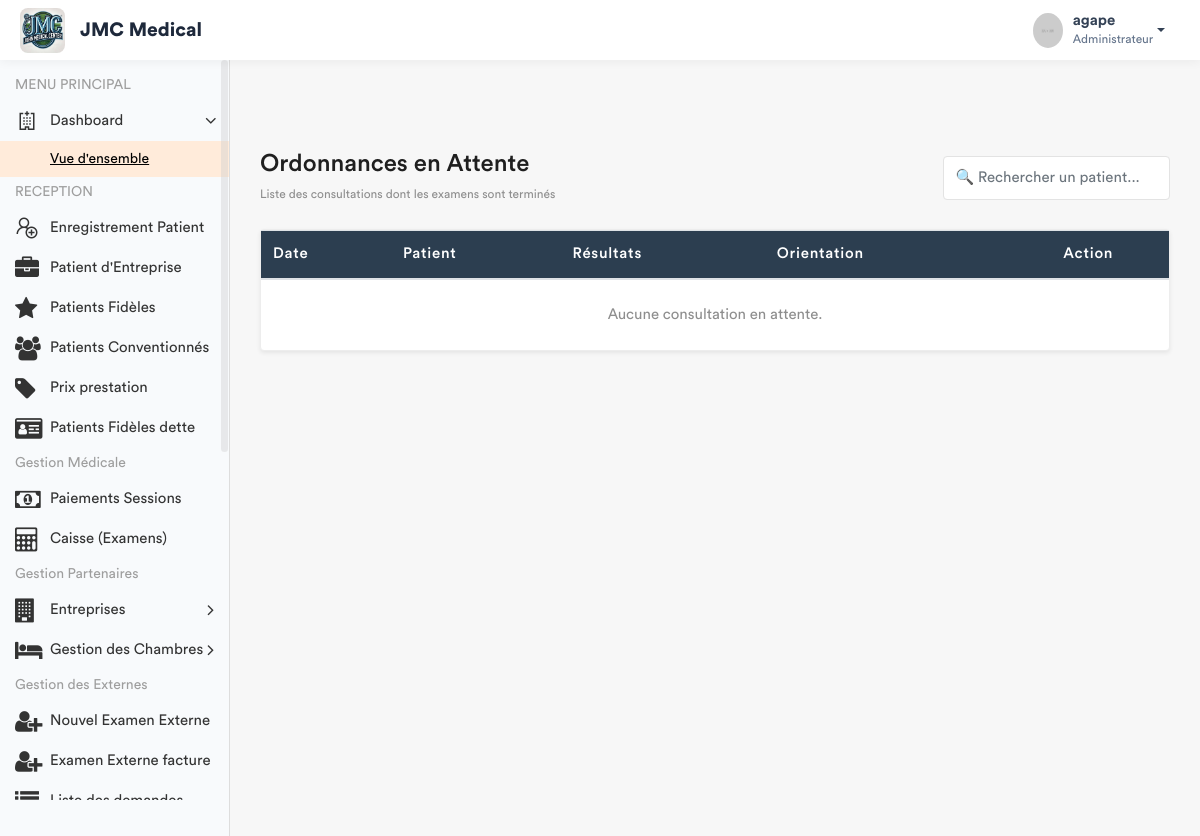
Page /medecin/salle-d-attente/ (signed in) on the earlier database version.
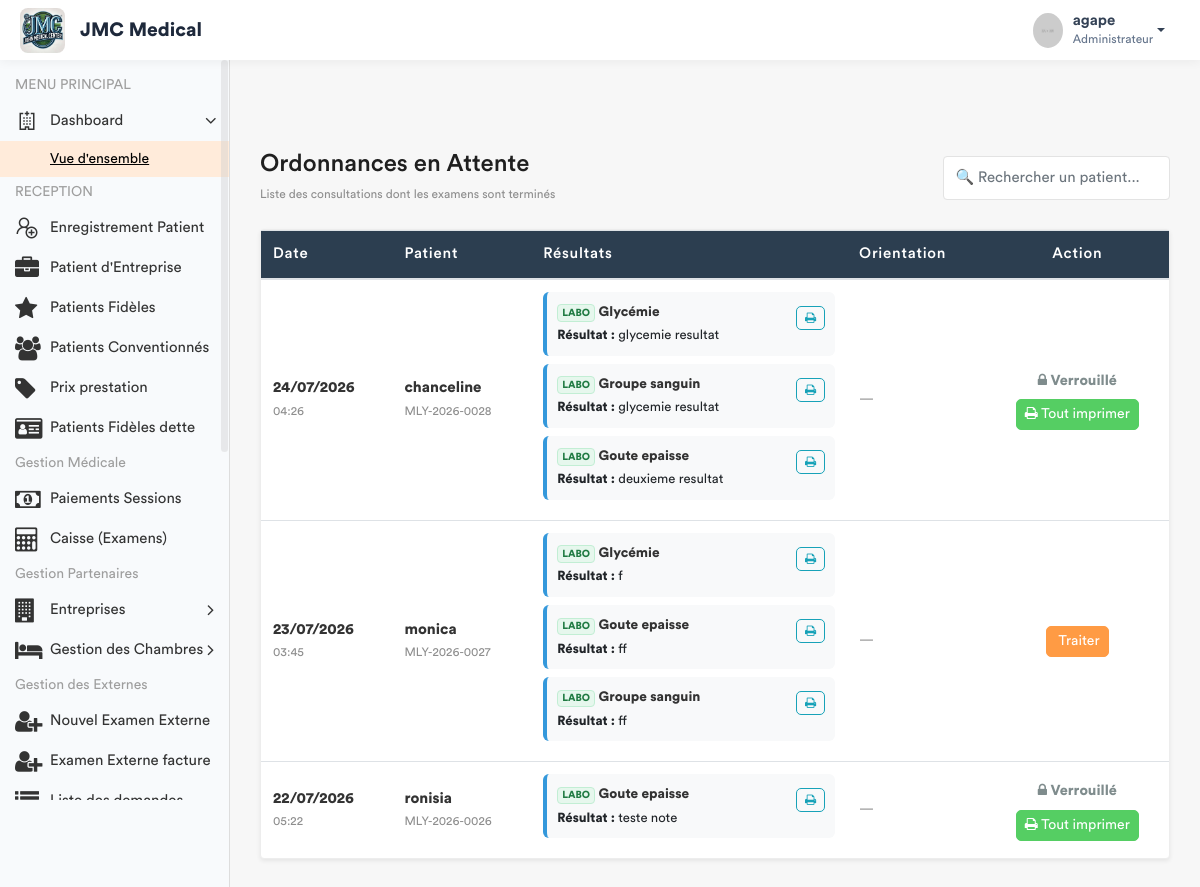
Same page on the later database version.
### app/models.py (models this page shows, shortened)
class Consultation(models.Model):
    triage = models.OneToOneField(SigneVital, db_index=True, on_delete=models.CASCADE)
    medecin = models.ForeignKey(settings.AUTH_USER_MODEL, on_delete=models.SET_NULL, null=True)
    motif_consultation = models.TextField(verbose_name="Motif")
    antecedent = models.CharField(max_length  = 255 , null = True , blank = True)
    histoire_maladie = models.TextField(verbose_name="Histoire de la maladie")
    examen_physique = models.TextField(verbose_name="Examen physique")
    complement_d_anamnese = models.CharField(max_length=200, null=True)
    hypothese_diagnostique = models.TextField(verbose_name="Hypothèse diagnostique")
    date_creation = models.DateTimeField(default=timezone.now)
    consultation_payee = models.BooleanField(default=False, verbose_name="Consultation payée")
    session = models.OneToOneField(SessionSoins, on_delete=models.CASCADE, null=True)
    hopital = models.ForeignKey(Hopital , on_delete= models.SET_NULL , null = True)
    diagnostic_final = models.TextField(blank=True, null=True)

class SigneVital(models.Model):
    patient = models.ForeignKey(Patient, on_delete=models.CASCADE)
    temperature = models.DecimalField(max_digits=4, decimal_places=1)
    poids = models.DecimalField(max_digits=5, decimal_places=2)
    tension_arterielle = models.CharField(max_length=10)
    frequence_cardiaque = models.IntegerField()
    frequence_respiratoire = models.IntegerField(null=True, blank=True)
    saturation_oxygene = models.IntegerField(null=True, blank=True)
    date_prelevement = models.DateTimeField(default=timezone.now)
    infirmier = models.ForeignKey(User, on_delete=models.SET_NULL, null=True)
    est_consulte = models.BooleanField(default=False)
    session = models.ForeignKey(SessionSoins, on_delete=models.CASCADE, related_name='signes_vitaux', null=True)
    hopital = models.ForeignKey(Hopital , on_delete= models.SET_NULL , null = True)

class Patient(models.Model):
    TYPE_CHOICES = [
        ('SIMPLE', 'Patient Simple'),
        ('FIDELE', 'Patient Fidèle'),
        ('CONVENTIONNE', 'Patient Conventionné'),
    ]
    code_patient = models.CharField(max_length=20, unique=True, editable=False)
    noms = models.CharField(max_length=100)
    service = models.ForeignKey('Service', on_delete=models.PROTECT, related_name='patients', null=True)
    sexe = models.CharField(max_length=1, choices=[('M', 'Masculin'), ('F', 'Féminin')])
    age = models.CharField(max_length=30)
    adresse = models.TextField()
    telephone = models.CharField(max_length=20)
    hopital = models.ForeignKey(Hopital , on_delete=models.SET_NULL , related_name= 'patient_hopital', null = True)
    type_patient = models.CharField(max_length=15, choices=TYPE_CHOICES, default='SIMPLE')
    a_carte_fidelite = models.BooleanField(default=False, verbose_name="Possède carte de fidélité")
    entreprise = models.ForeignKey(
        'Entreprise',
        on_delete=models.SET_NULL,
        null=True,
        blank=True,
        related_name='patients',
        verbose_name="Entreprise (si conventionné)"
    )
    fiche_payee = models.BooleanField(default=False)
    created_by = models.ForeignKey(User, on_delete=models.SET_NULL, null=True, related_name='patients_crees')
    date_creation = models.DateTimeField(auto_now_add=True)
    date_modification = models.DateTimeField(auto_now=True)

class DemandeExamen(models.Model):
    STATUT = [
        ('EN_ATTENTE', 'En attente'),
        ('TERMINE', 'Terminé'),
        ('ANNULE', 'Annulé'),
    ]
    consultation = models.ForeignKey('Consultation', related_name='examens', on_delete=models.CASCADE)
    prestation = models.ForeignKey('Prestation', on_delete=models.PROTECT)
    indication = models.TextField(blank=True, help_text="Note du médecin pour le technicien")
    resultat = models.TextField(blank=True, null=True)
    image_resultat = models.ImageField(upload_to='resultats_examens/', blank=True, null=True)
    technicien = models.ForeignKey(
        settings.AUTH_USER_MODEL,
        related_name='examens_realises',
        on_delete=models.SET_NULL,
        null=True,
        blank=True
    )
    statut = models.CharField(max_length=20, choices=STATUT, default='EN_ATTENTE')
    date_demande = models.DateTimeField(default=timezone.now)
    date_realisation = models.DateTimeField(null=True, blank=True)
    quantite = models.PositiveIntegerField(default=1)
    hopital = models.ForeignKey(Hopital , on_delete= models.SET_NULL , null = True)

class Prestation(models.Model):
    CATEGORIES = [
        ('ADM', 'Administratif'),
        ('CONS', 'Consultation'),
        ('LABO', 'Laboratoire'),
        ('SOIN', 'Soins'),
        ('ECHO', 'Échographie'),
        ('RADIO', 'Radiologie'),
        ('SCAN', 'Scanner'),
        ('IRM', 'IRM'),
        ('CARDIO', 'Cardiographie'),
        ('GYNECO', 'Gynécographie'),
        ('ONCO', 'Oncologie'),
        ('ORTHO', 'Orthopédie'),
        ('DERMA', 'Dermatologie'),
        ('OPHTA', 'Ophtalmologie'),
        ('PSY', 'Psychiatrie'),
        ('KINE', 'Rééducation / Kinésithérapie'),
        ('MED', 'Acte Médical'),
        ('CHIR', 'Acte Chirurgical'),
        ('CONS_MAT', 'Consultation Maternité'),
        ('MAT', 'Forfait Maternité / Accouchement'),
    ]
    libelle = models.CharField(max_length=200, verbose_name="Libellé")
    categorie = models.CharField(max_length=10, choices=CATEGORIES, verbose_name="Catégorie")
    prix = models.DecimalField(max_digits=10, decimal_places=2, default=Decimal('0.00'), verbose_name="Prix (CDF)")
    hopital =  models.ForeignKey(Hopital, on_delete= models.SET_NULL , null = True , related_name = 'hopital_prestation')
    valeur_normale = models.CharField(
        max_length=150, blank=True, null=True,
        verbose_name="Valeur Normale / Référence (Labo uniquement)",
        help_text="Ex: 70-110 mg/dl, Négatif, etc."
    )
    class Meta:
        verbose_name = "Prestation"
        verbose_name_plural = "Prestations"

### app/views.py (the view, shortened to what this page needs)
# urls.py: path('medecin/salle-d-attente/', views.liste_attente_ordonnance_view, name='liste_attente_medecin'),
@login_required
def liste_attente_ordonnance_view(request):
    role = Fonction.objects.select_related('hopital', 'fonctionKey').filter(userKey=request.user).first()
    hopital_user = role.hopital if role else None
    fonctionKey = role.fonctionKey.roleName if role and role.fonctionKey else None
    if not hopital_user:
        messages.error(request, "Votre compte n'est rattaché à aucun hôpital.")
        return redirect('enregistrement_patient')
    consultations_en_attente = Consultation.objects.filter(
        examens__statut='TERMINE',
        triage__patient__hopital=hopital_user
    ).prefetch_related(
        'examens__prestation',
        'ordonnance_set'
    ).distinct().order_by('-date_creation')
    for c in consultations_en_attente:
        c.ordonnance_existante = c.ordonnance_set.exists()
        c.examens_termines = c.examens.filter(statut='TERMINE')
    lits_disponibles = Lit.objects.filter(
        est_occupe=False,
        hopital=hopital_user
    ).select_related('chambre').order_by('nom_lit')
    return render(request, 'back-end/medecin/liste_attente.html', {
        'consultations_en_attente': consultations_en_attente,
        'lits_disponibles': lits_disponibles,
        'fonctionKey': fonctionKey,
        'now': timezone.now(),
    })

### app/templates/back-end/medecin/liste_attente.html (shortened to what the changed rows need)
{% load static %}
<!DOCTYPE html>
<html lang="fr">
<head>
    {% include 'back-end/includes/css.html' %}
</head>
<body>
    <div class="main-wrapper">
        <div class="page-wrapper">
            <div class="content container-fluid">
                <div class="card shadow-sm">
                    <div class="card-body p-0">
                        <div class="table-responsive">
                            <table class="table table-hover mb-0" id="tablePatients">
                                <thead style="background: #2c3e50; color: white;">
                                    <tr>
                                        <th>Date</th>
                                        <th>Patient</th>
                                        <th>Résultats</th>
                                        <th>Orientation</th>
                                        <th class="text-center">Action</th>
                                    </tr>
                                </thead>
                                <tbody>
                                    {% for c in consultations_en_attente %}
                                    <tr>
                                        <td class="align-middle">
                                            <strong>{{ c.date_creation|date:"d/m/Y" }}</strong><br>
                                            <small class="text-muted">{{ c.date_creation|date:"H:i" }}</small>
                                        </td>
                                        <td class="align-middle">
                                            <strong>{{ c.triage.patient.noms }}</strong><br>
                                            <small class="text-muted">{{ c.triage.patient.code_patient }}</small>
                                        </td>
                                        <td class="align-middle">
                                            {% if c.examens_termines %}
                                                {% for exam in c.examens_termines %}
                                                <div class="exam-card">
                                                    <div class="exam-info">
                                                        <span class="badge
                                                            {% if exam.prestation.categorie == 'LABO' %}badge-labo
                                                            {% elif exam.prestation.categorie == 'RADIO' %}badge-radio
                                                            {% else %}badge-echo{% endif %}">
                                                            {{ exam.prestation.categorie }}
                                                        </span>
                                                        <strong>{{ exam.prestation.libelle }}</strong>
                                                        {% if exam.resultat %}
                                                            <span class="result-text">
                                                                <strong>Résultat :</strong> {{ exam.resultat }}
                                                            </span>
                                                        {% else %}
                                                            <span class="empty-result">Aucun résultat texte saisi</span>
                                                        {% endif %}
                                                    </div>
                                                    <a href="{% url 'imprimer_resultat' exam.id %}" target="_blank" class="btn btn-outline-info btn-exam">
                                                        <i class="fa fa-print"></i>
                                                    </a>
                                                </div>
                                                {% endfor %}
                                            {% else %}
                                                <small class="text-muted">Aucun résultat disponible</small>
                                            {% endif %}
                                        </td>
                                        <td class="align-middle orientation-cell">
                                            {% if c.orientations.all %}
                                                {% for o in c.orientations.all %}
                                                    <div class="orientation-destination">
                                                        <i class="fa fa-map-signs text-success"></i> {{ o.get_destination_display }}
                                                    </div>
                                                    {% if o.observation %}
                                                        <div class="orientation-observation">
                                                            {{ o.observation }}
                                                        </div>
                                                    {% endif %}
                                                {% endfor %}
                                            {% else %}
                                                <span class="text-muted">—</span>
                                            {% endif %}
                                        </td>
                                        <td class="text-center align-middle">
                                            {% if c.ordonnance_existante %}
                                                <div class="status-locked">
                                                    <i class="fa fa-lock"></i> Verrouillé
                                                </div>
                                                <a href="{% url 'imprimer_consultation' c.id %}" target="_blank" class="btn btn-success btn-sm mt-2">
                                                    <i class="fa fa-print"></i> Tout imprimer
                                                </a>
                                            {% else %}
                                                <button type="button" class="btn btn-primary btn-sm" data-toggle="modal" data-target="#modal{{ c.id }}">
                                                     Traiter
                                                </button>
                                            {% endif %}
                                        </td>
                                    </tr>
                                    {% empty %}
                                    <tr>
                                        <td colspan="5" class="text-center p-4 text-muted">
                                            Aucune consultation en attente.
                                        </td>
                                    </tr>
                                    {% endfor %}
                                </tbody>
                            </table>
                        </div>
                    </div>
                </div>
            </div>
        </div>
    </div>
</body>
</html>

Differences in the rows shown:
added Consultation: date_creation "24/07/2026", date_creation "04:26", triage.patient.noms "chanceline", triage.patient.code_patient "MLY-2026-0028", shows "Verrouillé"
added DemandeExamen: prestation.categorie "LABO", prestation.libelle "Glycémie", resultat "glycemie resultat", shown under "24/07/2026"
added DemandeExamen: prestation.categorie "LABO", prestation.libelle "Groupe sanguin", resultat "glycemie resultat", shown under "24/07/2026"
added DemandeExamen: prestation.categorie "LABO", prestation.libelle "Goute epaisse", resultat "deuxieme resultat", shown under "24/07/2026"
now on this page (row unchanged): Consultation: date_creation "23/07/2026", date_creation "03:45", triage.patient.noms "monica", triage.patient.code_patient "MLY-2026-0027"
now on this page (row edited): DemandeExamen: prestation.categorie "LABO", prestation.libelle "Glycémie", resultat "f", shown under "23/07/2026"
now on this page (row edited): DemandeExamen: prestation.categorie "LABO", prestation.libelle "Goute epaisse", resultat "ff", shown under "23/07/2026"
now on this page (row edited): DemandeExamen: prestation.categorie "LABO", prestation.libelle "Groupe sanguin", resultat "ff", shown under "23/07/2026"
now on this page (row unchanged): Consultation: date_creation "22/07/2026", date_creation "05:22", triage.patient.noms "ronisia", triage.patient.code_patient "MLY-2026-0026", shows "Verrouillé"
added DemandeExamen: prestation.categorie "LABO", prestation.libelle "Goute epaisse", resultat "teste note", shown under "22/07/2026"
Other differences:
text no longer shown: "Aucune consultation en attente."
